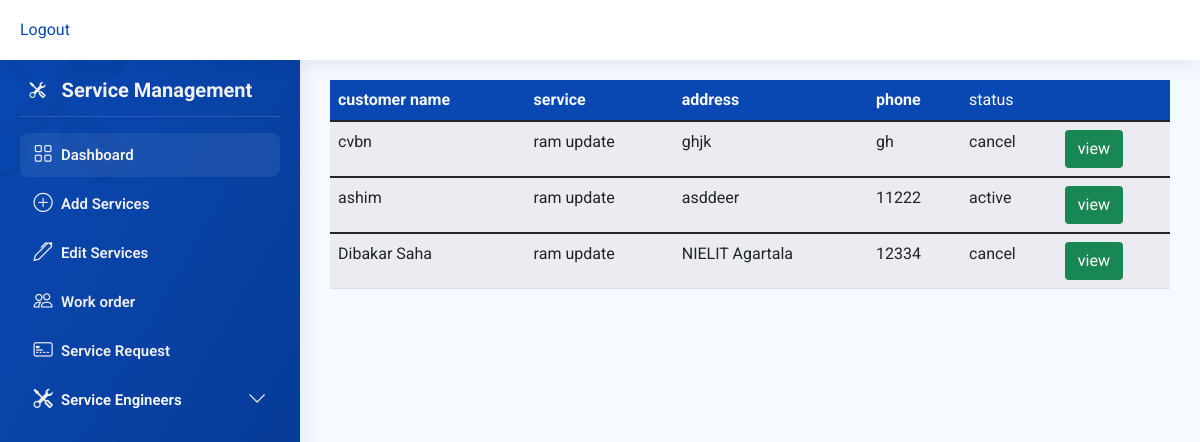
Screenshot of /admin/table.php with the database file from the repository.
### tables this page shows
CREATE TABLE `ordertable` (
  `oid` varchar(30) NOT NULL,
  `uid` varchar(30) NOT NULL,
  `sid` varchar(30) NOT NULL,
  `name` varchar(39) NOT NULL,
  `address` varchar(30) NOT NULL,
  `phone` varchar(11) NOT NULL,
  `phone2` varchar(11) NOT NULL,
  `email` varchar(30) NOT NULL,
  `pin` int(11) NOT NULL,
  `dates` varchar(30) NOT NULL,
  `payment_type` varchar(30) NOT NULL,
  `status` varchar(20) NOT NULL,
  `engg` varchar(50) DEFAULT NULL
);

CREATE TABLE `servicetable` (
  `sid` varchar(20) NOT NULL,
  `servicepart` varchar(30) DEFAULT NULL,
  `servicename` varchar(30) DEFAULT NULL,
  `price` varchar(20) DEFAULT NULL,
  `img` varchar(100) DEFAULT NULL
);

### admin/table.php (the view, shortened to what this page needs)
<?php
include('header.php');
include('footer.php');
$conn=mysqli_connect("localhost","root","",'bussiness');
if($_SESSION["etype"]=="engg"){
  $i=$_SESSION["eoid"];
  $query="select * from ordertable where `engg`='$i'";
  $result=mysqli_query($conn,$query);
  $num="";
  if($result){
    $num=mysqli_num_rows($result);
  }
}
else{
  $query="select * from ordertable";
  $result=mysqli_query($conn,$query);
  $num="";
  if($result){
    $num=mysqli_num_rows($result);
  }
}
?>
<!DOCTYPE html>
<html lang="en">
<head>
  <link href="bootstrap/css/bootstrap.css" rel="stylesheet">
  <link href="bootstrap/bootstrap-icons/bootstrap-icons.css" rel="stylesheet">
  <link rel="stylesheet" href="css/version1.css">
  <link rel="stylesheet" href="css/version2.css">
</head>
<body>
  <main id="main" class="main">
    <div class="container.fluid">
    <div class="row">
            <div class="col-12">
            <?php
                if($num>0){
                  echo '
                  <table class="table table-striped">
                  <thead>
                      <tr class="bg-primary text-light">
                          <th>customer name</th>
                          <th>service</th>
                          <th>address</th>
                          <th>phone</th>
                          <td>status</td>
                          <td></td>
                      </tr>
                  </thead>';
                  while($rowed=mysqli_fetch_assoc($result)){
                    if($rowed["engg"]!=null){
                      $quary="select * from servicetable where sid='$rowed[sid]'";
                      $resalt=mysqli_query($conn,$quary);
                      if($resalt){
                        $frt=mysqli_fetch_assoc($resalt);
                      echo " <tbody>
                          <tr>
                              <td>$rowed[name]</td>
                              <td>$frt[servicename]</td>
                              <td>$rowed[address]</td>
                              <td>$rowed[phone]</td>
                              <td>$rowed[status]</td>
                              <td><a href=\"viewovdet.php?oid=$rowed[oid]&sid=$rowed[sid]\" class=\"btn bg-success text-white\">view</a></td>
                          </tr>
                          </tbody>";
                    }
                  }
                }
                echo '</table>';
              }
              ?>
            </div>
        </div>
    </div>
  </main>
</body>
</html>

### admin/css/version1.css (style rules this page uses)
:root { scroll-behavior: smooth; }
body { font-family: "Roboto", "Nunito", "Open Sans", sans-serif; background: #f6f9ff; color: #444444; }
a { color: #0948b3; text-decoration: none; }
#main { margin-top: 60px; padding: 20px 30px; transition: all 0.3s; }
@media (min-width: 1200px) { #main, #footer { margin-left: 300px; } }

### rows the page displays
ordertable: name "cvbn", servicetable.servicename "ram update", address "ghjk", phone "gh", status "cancel"
ordertable: name "ashim", servicetable.servicename "ram update", address "asddeer", phone "11222", status "active"
ordertable: name "Dibakar Saha", servicetable.servicename "ram update", address "NIELIT Agartala", phone "12334", status "cancel"
